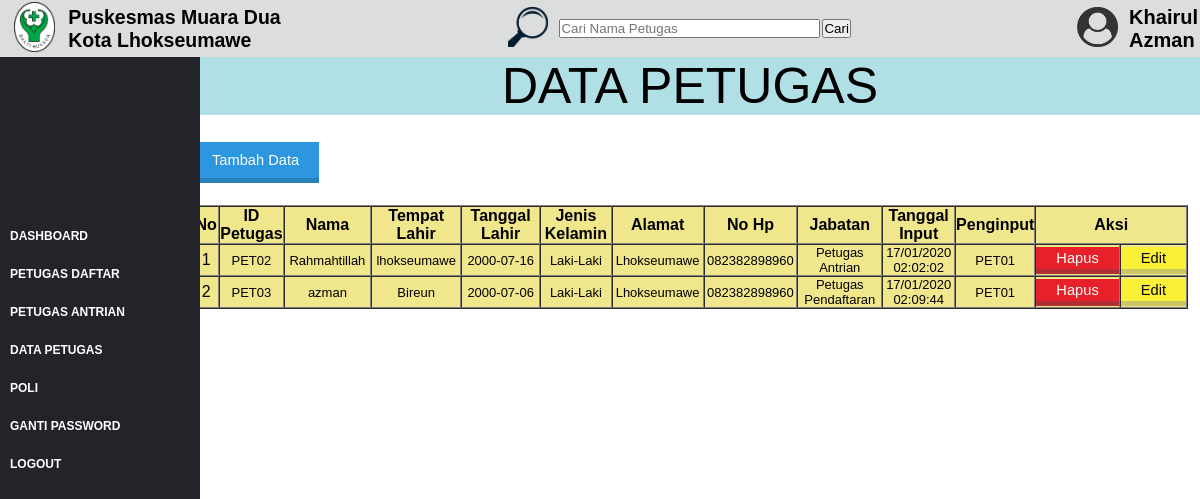
The page /data_petugas/a_tampilpetugas.php (signed in) on the database its author committed.
### tables this page shows
CREATE TABLE `data_pet` (
  `id_petugas` varchar(20) NOT NULL,
  `nama` varchar(20) NOT NULL,
  `tpt_lahir` varchar(20) NOT NULL,
  `tgl_lahir` varchar(20) NOT NULL,
  `j_kel` varchar(20) NOT NULL,
  `alamat` varchar(20) NOT NULL,
  `no_hp` varchar(20) NOT NULL,
  `jabatan` varchar(20) NOT NULL,
  `tgl_input` varchar(20) NOT NULL,
  `id_penginput` varchar(20) NOT NULL
);

### data_petugas/a_tampilpetugas.php (the view, shortened to what this page needs)
<!DOCTYPE html>
<html>
<head>
    <link rel="stylesheet" type="text/css" href="../dashboard.css?v=1.1">
</head>
<body>
   <?php
        if(empty($_SESSION["id_pet"])){
            echo "<script>location = '../index.php' </script>";
        }
        elseif($_SESSION["jabatan"]=='Petugas Inti'){
            $id_pet = $_SESSION["id_pet"];
    ?>
    <div>
        <div class="sidebar">
            <ul style="margin-top: 108%;">
                <li><a href="../petugas_inti/dasinti.php">DASHBOARD</a></li>
                <li><a href="../petugas_daftar/dasdaftar.php">PETUGAS DAFTAR</a></li>
                <li><a href="../petugas_panggil/daspanggil.php">PETUGAS ANTRIAN</a></li>
                <li><a href="a_tampilpetugas.php">DATA PETUGAS</a></li>
                <li><a href="../poli/poli.php">POLI</a></li>
                <li><a href="../petugas_inti/gantipassword.php">GANTI PASSWORD</a></li>
                <li><a href="../logoutpetugas.php">LOGOUT</a></li>
            </ul>
        </div>
        <div class="isi">
            <table>
                <tr>
                    <td width="10px"></td>
                        <td><img src="../gambar/LOGO.png" style="height:50px"></td>
                        <td width="10px"></td>
                        <td width="450px"><h2>Puskesmas Muara Dua<br>
                        Kota Lhokseumawe</h2></td>
                        <td width="50px"><img src="../gambar/cari.png" style="height: 40px"></td>
                        <form action="../petugas_inti/cari.php" method="POST">
                            <td width="200px"><input type="text" name="cari" placeholder="Cari Nama Petugas" size="30"></td>
                            <td width="100px"><input type="submit" value="Cari"></td>
                        </form>
                        <td width="160px"></td>
                        <td width="50px"><img src="../gambar/user.png" style="height: 40px"></td>
                        <td><h3 style="font-size: 20px;">
                        <?php
                            $conn = mysqli_connect("localhost", "root", "", "projekweb");
                            $aata = mysqli_query($conn, "SELECT * FROM data_pet where id_petugas='$id_pet'");
                            $a = mysqli_fetch_array($aata);
                            echo $a['nama'];
                        ?>
                    </h3></td>
                </tr>
            </table>
        </div>
        <div class="dashboard">
            <p style="color: black; text-align: center; font-size: 50px; margin-left: 15%;">DATA PETUGAS</p>
        </div>
        <div style="margin-left: 16%; margin-right: 1%;">
        <?php
            $conn = mysqli_connect("localhost", "root", "", "projekweb");
            $data = mysqli_query($conn, "SELECT * FROM data_pet where jabatan != 'Petugas Inti'");
        ?>
        <br> <br>
        <a href="a_daftarpetugas.php" class="tombol">Tambah Data</a>
        <br> <br> <br>
        <table cellspacing="0" cellpadding="10" border="1%" bgcolor="#F0E68C">
            <tr>
                <th width="3%">No</th>
                <th width="5%">ID Petugas</th>
                <th width="10%">Nama</th>
                <th width="10%">Tempat Lahir</th>
                <th width="10%">Tanggal Lahir</th>
                <th width="8%">Jenis Kelamin</th>
                <th width="10%">Alamat</th>
                <th width="10%">No Hp</th>
                <th width="10%">Jabatan</th>
                <th width="8%">Tanggal Input</th>
                <th width="8%">Penginput</th>
                <th colspan="2">Aksi</th>
            </tr>
        <?php $i=1; ?>
            <?php while ($a = mysqli_fetch_array($data)) { ?>
                <tr>
                    <td align="center"><?= $i ?></td>
                    <td style="font-size: 13px; text-align: center;"><?= $a['id_petugas'] ?></td>
                    <td style="font-size: 13px; text-align: center;"><?= $a['nama'] ?></td>
                    <td style="font-size: 13px; text-align: center;"><?= $a['tpt_lahir'] ?></td>
                    <td style="font-size: 13px; text-align: center;"><?= $a['tgl_lahir'] ?></td>
                    <td style="font-size: 13px; text-align: center;"><?= $a['j_kel'] ?></td>
                    <td style="font-size: 13px; text-align: center;"><?= $a['alamat'] ?></td>
                    <td style="font-size: 13px; text-align: center;"><?= $a['no_hp'] ?></td>
                    <td style="font-size: 13px; text-align: center;"><?= $a['jabatan'] ?></td>
                    <td style="font-size: 13px; text-align: center;"><?= $a['tgl_input'] ?></td>
                    <td style="font-size: 13px; text-align: center;"><?= $a['id_penginput'] ?></td>
                    <form method="POST" action="delete.php?id=<?= $a['id_petugas']?>">
                        <td style="text-align: center;"><input type="submit" name="Hapus" value="Hapus" class="tombolmerah"></td>
                    </form>
                    <form method="POST" action="a_daftarpetugas.php">
                        <td style="text-align: center;"><input type="submit" name="Edit" value="Edit" class="tombolkuning"></td>
                    </form>
                </tr>
            <?php $i++; ?>
        <?php } ?>
        </table>
        </div>
    </div>
    <?php
        }else{
            echo "<script>location = '../index.php' </script>";
        }
    ?>
</body>
</html>

### dashboard.css (style rules this page uses)
* { margin: 0px; padding: 0px; font-family: sans-serif; }
.sidebar { position: fixed; width: 200px; height: 100%; background: #222429; }
.sidebar ul { margin-top: 65%; }
.sidebar ul li { color: blue; list-style: none; padding: 10px 10px; }
.sidebar ul li a { text-decoration: none; color : white; font-weight: bolder; font-size: 12px; }
.isi { background: #DCDDDD; width: 100%; height: 50%; position: relative; font-size: 13px; }
.dashboard { background : #B0E0E6; font-size: 30px; font-family: sans-serif; text-align: center; position: static; }
.tombol { background:#2C97DF; color:white; border-top:0; border-left:0; border-right:0; border-bottom:5px solid #2A80B9; padding:10px 20px; text-decoration:none; font-family:sans-serif; font-size:11pt; }
.tombolkuning { background:#FBF038; color:black; border-top:0; border-left:0; border-right:0; border-bottom:5px solid #CCC762; padding:3px 20px; text-decoration:none; font-family:sans-serif; font-size:11pt; }
.tombolmerah { background:#E62129; color:white; border-top:0; border-left:0; border-right:0; border-bottom:5px solid #B12F33; padding:3px 20px; text-decoration:none; font-family:sans-serif; font-size:11pt; }

### rows shown on the page
data_pet: nama "Khairul Azman"
data_pet: id_petugas "PET02", nama "Rahmahtillah", tpt_lahir "lhokseumawe", tgl_lahir "2000-07-16", j_kel "Laki-Laki", alamat "Lhokseumawe", no_hp "082382898960", jabatan "Petugas Antrian", tgl_input "17/01/2020 02:02:02", id_penginput "PET01"
data_pet: id_petugas "PET03", nama "azman", tpt_lahir "Bireun", tgl_lahir "2000-07-06", j_kel "Laki-Laki", alamat "Lhokseumawe", no_hp "082382898960", jabatan "Petugas Pendaftaran", tgl_input "17/01/2020 02:09:44", id_penginput "PET01"
